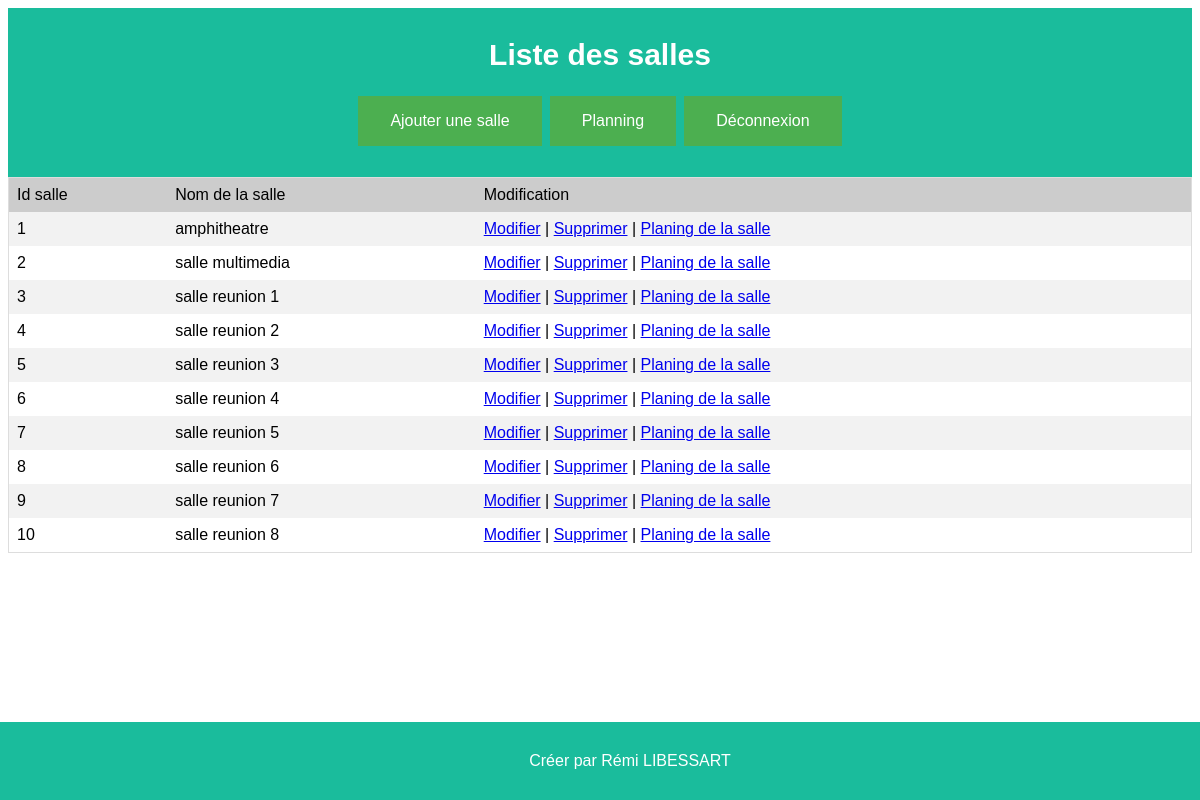
The app's page /mission_2.2/ListeSalle.php with its own data.
### tables this page shows
CREATE TABLE IF NOT EXISTS `salle` (
  `id` int(11) NOT NULL AUTO_INCREMENT,
  `nom` varchar(50) NOT NULL,
  PRIMARY KEY (`id`)
);

### mission_2.2/ListeSalle.php (the view, shortened to what this page needs)
<?php
$mysqli=mysqli_connect('localhost','root','','mission2.2');
$result = mysqli_query($mysqli, "SELECT * FROM salle");
?>
<html>
<head>
    <link rel="stylesheet" href="style.css" />
</head>
<body>
<header class="header">
    <h1>Liste des salles</h1>
    <a href="FormulaireCreation.php" class="button">Ajouter une salle</a>
    <a href="planning.php" class="button">Planning</a>
    <a href="Deconnexion.php" class="button">Déconnexion</a><br/><br/>
</header>
    <table width='80%' border=0>
    <tr bgcolor='#CCCCCC'>
        <td>Id salle</td>
        <td>Nom de la salle</td>
        <td>Modification</td>
    </tr>
    <?php
    while($res = mysqli_fetch_array($result)) {
        echo "<tr>";
        echo "<td>".$res['id']."</td>";
        echo "<td>".$res['nom']."</td>";
        echo "<td><a href=\"ModifSalle.php?id=$res[id]\">Modifier</a> | <a href=\"delete.php?id=$res[id]\" onClick=\"return confirm('Etes-vous sur de vouloir supprimer ?')\">Supprimer</a> | <a href=\"PlanningSalle.php?nom=$res[nom]\">Planing de la salle</a>";
    }
    ?>
    </table>
<footer class="footer">
Créer par Rémi LIBESSART
</footer>
</body>
</html>

### mission_2.2/style.css (style rules this page uses)
body { font-family: arial; }
.header { padding: 10px; background: #1abc9c; color: white; text-align: center; font-size: 15px; }
.footer { padding: 30px; position: fixed; left: 0; bottom: 0; width: 100%; background-color:#1abc9c; color: white; text-align: center; }
table { border-collapse: collapse; border-spacing: 0; width: 100%; border: 1px solid #ddd; }
th, td { text-align: left; padding: 8px; }
tr:nth-child(even) { background-color: #f2f2f2 }
.button { background-color: #4CAF50; color: white; padding: 16px 32px; text-align: center; text-decoration: none; display: inline-block; font-size: 16px; margin: 4px 2px; transition-duration: 0.1s; cursor: pointer; }
.button { background-color: #4CAF50; color: white; }

### records on screen
salle: id "1", nom "amphitheatre"
salle: id "2", nom "salle multimedia"
salle: id "3", nom "salle reunion 1"
salle: id "4", nom "salle reunion 2"
salle: id "5", nom "salle reunion 3"
salle: id "6", nom "salle reunion 4"
salle: id "7", nom "salle reunion 5"
salle: id "8", nom "salle reunion 6"
salle: id "9", nom "salle reunion 7"
salle: id "10", nom "salle reunion 8"
